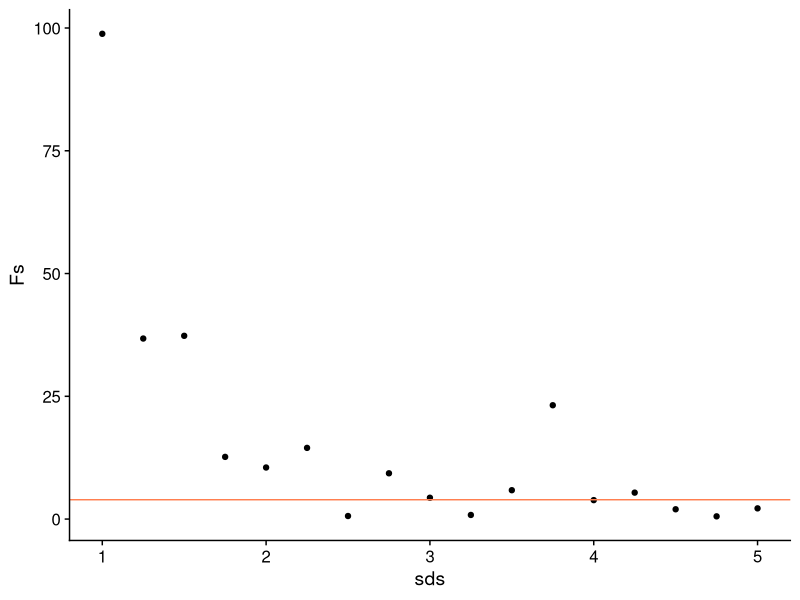
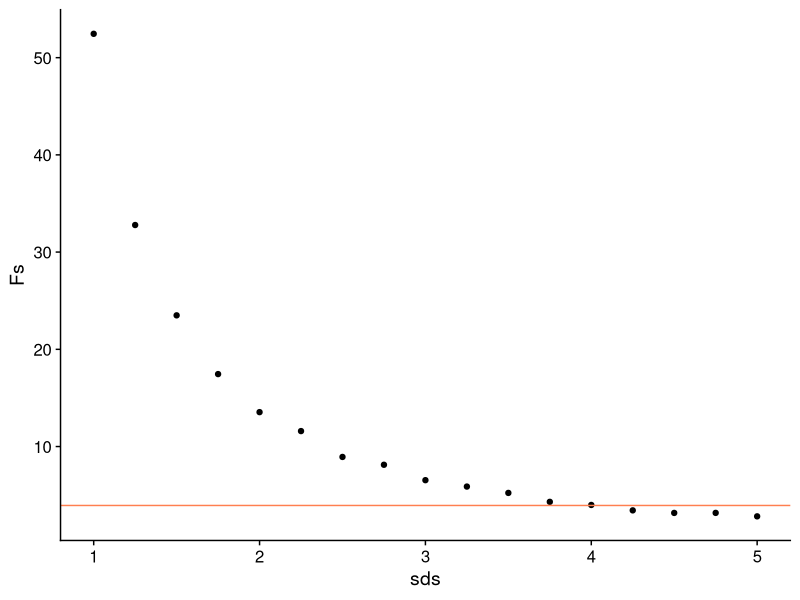
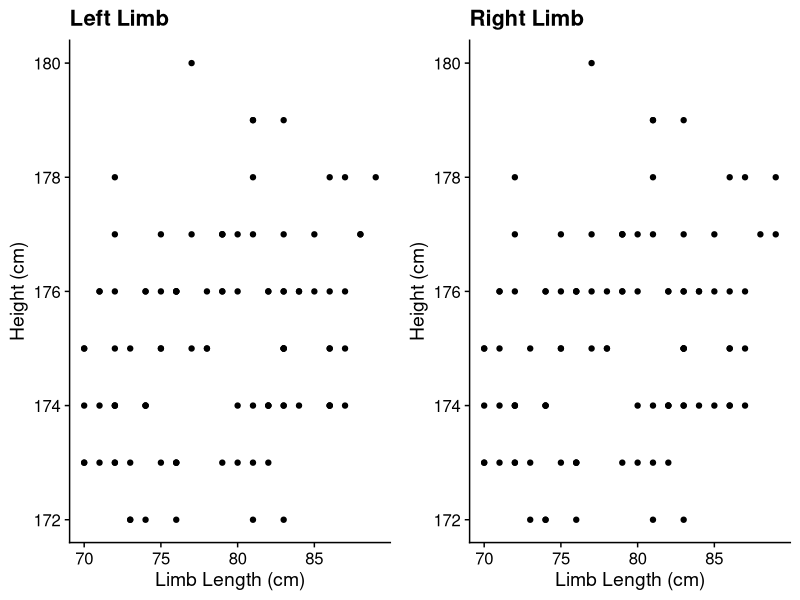
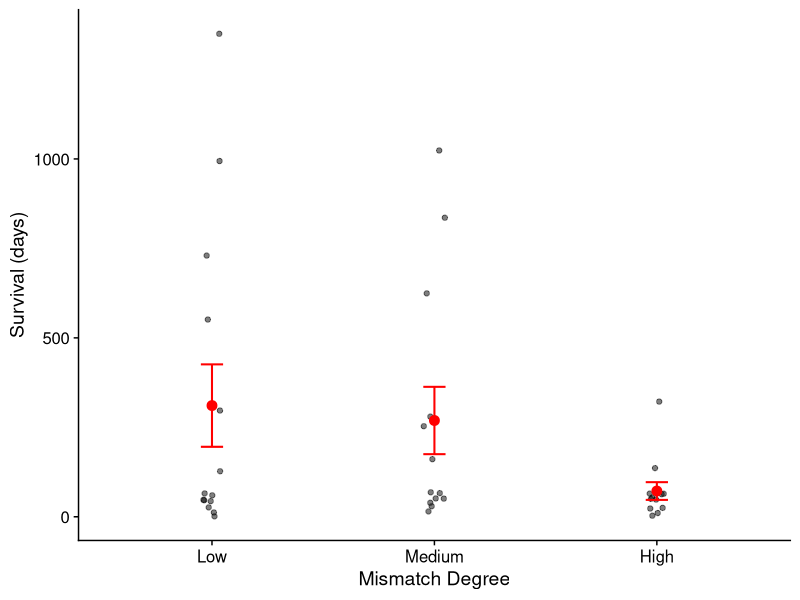
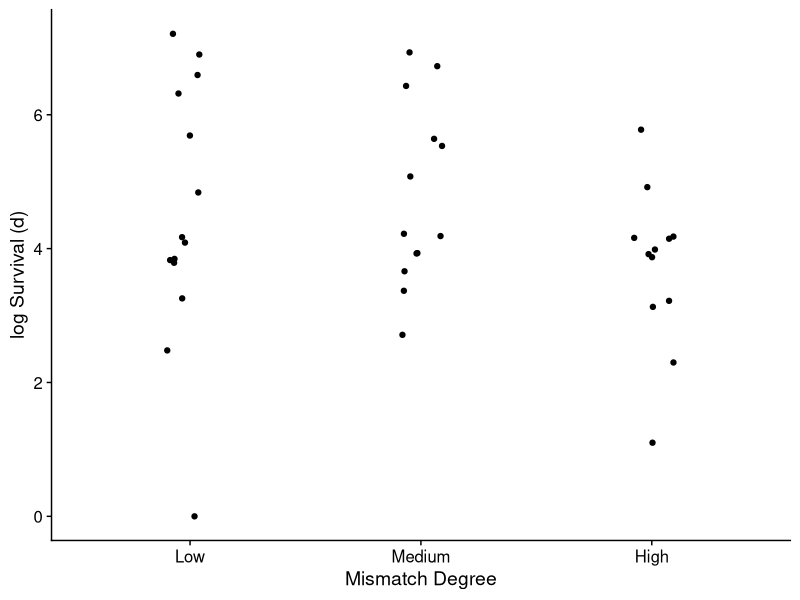
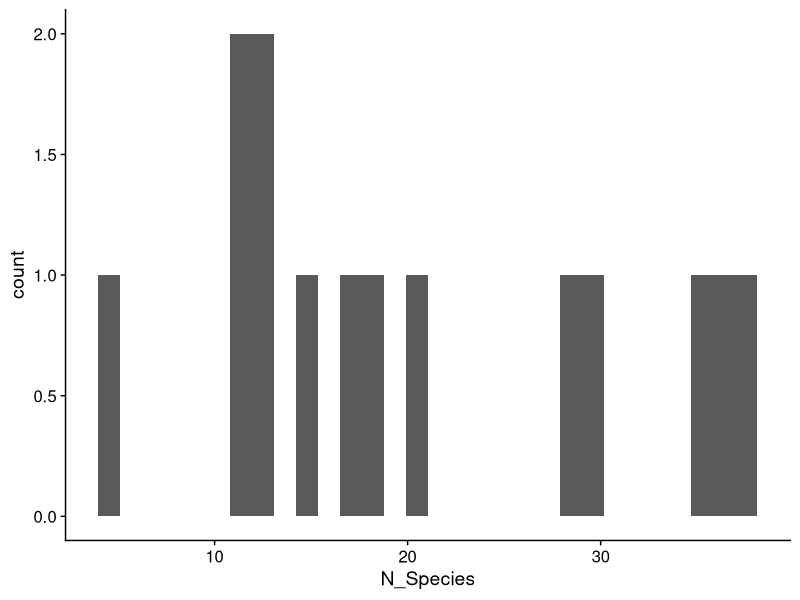
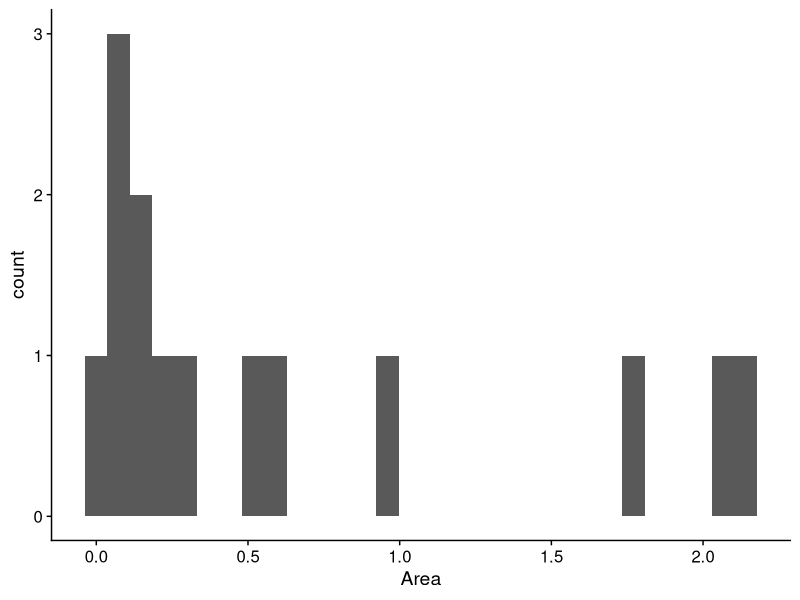
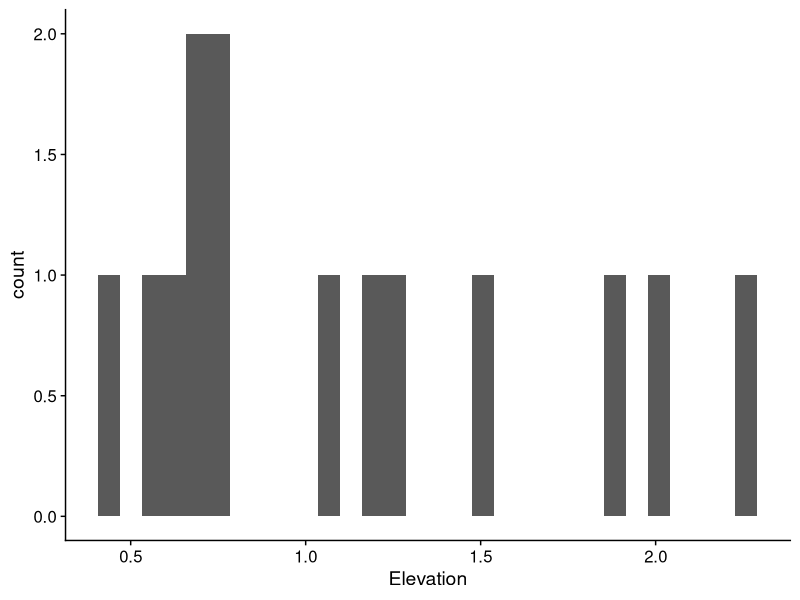

R code for these plots, in order:
## ---- chunk 1
# FIXME
library(tidyverse)
library(readxl)
library(cowplot)

theme_set(theme_cowplot())
## ---- chunk 2
ap_test <- tibble(x1 = seq(1, 10),
                  x2 = rep(5, 10),
                  x3 = seq(20, 65, length.out = 10))

# Built in R functions
(max_ap_row <- apply(ap_test, MARGIN = 1, max))

(max_ap_col <- apply(ap_test, MARGIN = 2, max))

(mean_ap_row <- apply(ap_test, MARGIN = 1, mean)) # == rowMeans()

(mean_ap_col <- apply(ap_test, MARGIN = 2, mean)) # == colMeans()

# Anonymous function in the apply().
(ss <- apply(ap_test, MARGIN = 1, function(x) (x[1] * x[2]) / x[3]))
## ---- chunk 3
# Convert anonymous function into a standalone function 
myfun <- function(x1, x2, x3) (x1 * x2) / x3

pmap_dbl(ap_test, myfun) # Note that this is the same as above
## ---- chunk 4
ap_test_reorder <- ap_test[, c(3, 2, 1)]
pmap_dbl(ap_test_reorder, myfun) # Note that this is the same as above
## ---- chunk 5
pmap_dbl(ap_test, function(x1, x2, x3) (x1 * x2) / x3)

# Note the . below in pmap_dbl, to indicate ap.test should be passed to
# the function
ap_test <- ap_test %>% 
  mutate(x4 = pmap_dbl(., function(x1, x2, x3) (x1 * x2) / x3))

ap_test
## ---- chunk 6
# FIXME
set.seed(2351222)

# Step 1
getF <- function(mu1, mu2, sd_both, nobs) {
  x <- factor(rep(c(1, 2), each = nobs))
  y1 <- rnorm(nobs, mu1, sd_both)
  y2 <- rnorm(nobs, mu2, sd_both)
  y <- c(y1, y2)
  M <- data.frame(x, y)
  fm <- anova(lm(y ~ x, data = M))
  F_val <- fm$"F value"[1]
  return(F_val)
}
getF(mu1 = 0, mu2 = 1, sd_both = 1, nobs = 100)
## ---- chunk 7
# FIXME
# Step 2
sds <- seq(1, 5, by = 0.25)
sims <- tibble(
  sd_both = sds,
  mu1 = rep(0, length = length(sds)),
  mu2 = rep(1, length = length(sds)),
  nobs = rep(100, length = length(sds))
)
## ---- chunk 8
# FIXME
# Step 3
Fs <- pmap_dbl(sims, getF)
sims$Fs <- Fs
## ---- chunk 9
# FIXME
# Step 4
fcrit <- qf(0.05, 1, 98, lower.tail = FALSE)

ggplot(sims, aes(x = sds, y = Fs)) +
  geom_point() +
  geom_hline(yintercept = fcrit, color = 'coral')
## ---- chunk 10
# FIXME
# Step 5

getF2 <- function(mu1, mu2, sd_both, nobs) {
  niter <- 100
  Fs <- numeric(length = niter)
  for (ii in 1:niter) {
    x <- factor(rep(c(1, 2), each = nobs))
    y1 <- rnorm(nobs, mu1, sd_both)
    y2 <- rnorm(nobs, mu2, sd_both)
    y <- c(y1, y2)
    M <- data.frame(x, y)
    fm <- anova(lm(y ~ x, data = M))
    Fs[ii] <- fm$"F value"[1]
  }
  return(mean(Fs))
}

# Start over with a new copy of sims
sims <- data.frame(
  sd_both = sds,
  mu1 = rep(0, length = length(sds)),
  mu2 = rep(1, length = length(sds)),
  nobs = rep(100, length = length(sds))
)

sims <- sims %>% 
  mutate(Fs = pmap_dbl(sims, getF2))

fcrit <- qf(0.05, 1, 98, lower.tail = FALSE)

ggplot(sims, aes(x = sds, y = Fs)) +
  geom_point() +
  geom_hline(yintercept = fcrit, color = 'coral')
## ---- chunk 11
# FIXME
# Simulate data
set.seed(921)
N <- 100
height <- rnorm(N, 175, 2)
limb_prop <- runif(N, 0.4, 0.5)
left_limb <- limb_prop * height + rnorm(N, 0, 0.02)
right_limb <- limb_prop * height + rnorm(N, 0, 0.02)
M <- data.frame(height, left_limb, right_limb)
# write_csv(round(M, 1), "../data/Limb_Lengths.csv")
## ---- chunk 12
# FIXME
M <- read_csv("../data/Limb_Lengths.csv")
M %>% head()
M %>% summarize_all(.funs = c("mean", "sd"))
## ---- chunk 13
# FIXME
p1 <- ggplot(M, aes(left_limb, height)) + geom_point() +
  labs(x = "Limb Length (cm)", y = "Height (cm)") +
  ggtitle("Left Limb")
p2 <- ggplot(M, aes(right_limb, height)) + geom_point() +
  labs(x = "Limb Length (cm)", y = "Height (cm)") +
  ggtitle("Right Limb")
plot_grid(p1, p2, ncol = 2)
## ---- chunk 14
# FIXME
fm_LR <- lm(height ~ left_limb + right_limb, data = M)
summary(fm_LR)
## ---- chunk 15
# FIXME
cor(M$left_limb, M$right_limb)
## ---- chunk 16
# FIXME
fm_L <- lm(height ~ left_limb, data = M)
summary(fm_L)
fm_R <- lm(height ~ right_limb, data = M)
summary(fm_R)
## ---- chunk 17
# FIXME
M <- read_excel("../data/Heart_Transplants.xlsx")
str(M)
## ---- chunk 18
# FIXME
M <- M %>%
  mutate(Mismatch_Degree = fct_inorder(Mismatch_Degree))
## ---- chunk 19
#FIXME
ggplot(M, aes(x = Mismatch_Degree, y = Survival_Days)) +
  geom_point(position = position_jitter(width = 0.05), alpha = 0.5) +
  stat_summary(fun = mean, geom = "point", size = 3, color = "red") +
  stat_summary(fun.data = mean_se, geom = "errorbar", width = 0.1,
               color = "red", size = 0.7) +
  labs(x = "Mismatch Degree", y = "Survival (days)")
## ---- chunk 20
# FIXME
M <- M %>% mutate(log_Survival = log(Survival_Days))
ggplot(M, aes(x = Mismatch_Degree, y = log_Survival)) +
  geom_point(position = position_jitter(width = 0.1)) +
  xlab("Mismatch Degree") +
  ylab("log Survival (d)")
## ---- chunk 21
# FIXME
fm <- lm(log_Survival ~ Mismatch_Degree, data = M)
anova(fm)
summary(fm)
## ---- chunk 22
# FIXME
fm2 <- lm(log_Survival ~ Mismatch_Degree - 1, data = M)
anova(fm2)
summary(fm2)

M %>% group_by(Mismatch_Degree) %>%
  summarize(mean_survival = mean(log_Survival))
## ---- chunk 23
# FIXME
M <- read_excel("../data/Birds.xlsx")
ggplot(M, aes(x = N_Species)) + geom_histogram(bins = 30)
ggplot(M, aes(x = Area)) + geom_histogram(bins = 30)
ggplot(M, aes(x = Elevation)) + geom_histogram(bins = 30)
ggplot(M, aes(x = Dist_to_Ecuador)) + geom_histogram(bins = 30)
ggplot(M, aes(x = Dist_to_Island)) + geom_histogram(bins = 30)
## ---- chunk 24
# FIXME
print(cor(M[, 2:6]), digits = 3)
## ---- chunk 25
# FIXME
fm <- lm(N_Species ~ Dist_to_Island + Elevation + Area + Dist_to_Ecuador,
         data = M)
## ---- chunk 26
# FIXME
summary(fm)
